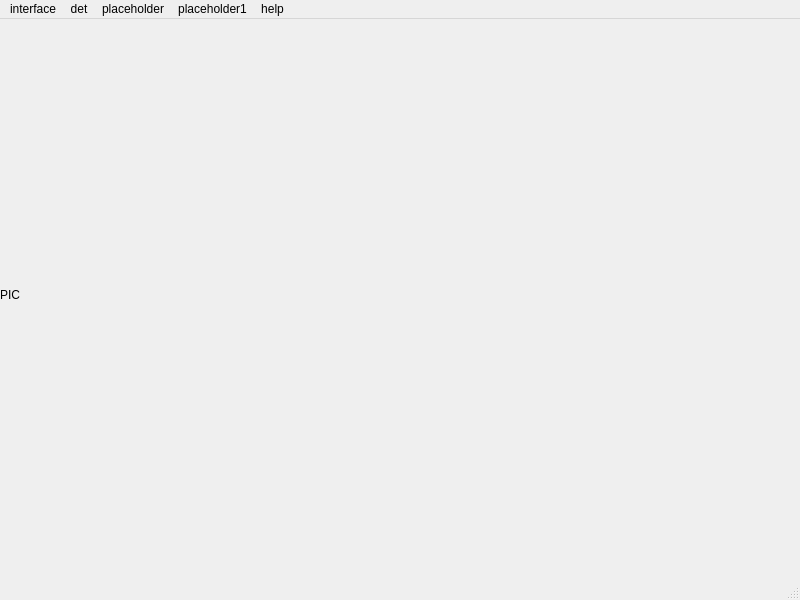
<?xml version="1.0" encoding="UTF-8"?>
<ui version="4.0">
 <class>MainWindow</class>
 <widget class="QMainWindow" name="MainWindow">
  <property name="geometry">
   <rect>
    <x>0</x>
    <y>0</y>
    <width>800</width>
    <height>600</height>
   </rect>
  </property>
  <property name="windowTitle">
   <string>MainWindow</string>
  </property>
  <widget class="QWidget" name="centralwidget">
   <widget class="QLabel" name="label">
    <property name="geometry">
     <rect>
      <x>0</x>
      <y>0</y>
      <width>801</width>
      <height>551</height>
     </rect>
    </property>
    <property name="text">
     <string>PIC</string>
    </property>
   </widget>
  </widget>
  <widget class="QMenuBar" name="menubar">
   <property name="geometry">
    <rect>
     <x>0</x>
     <y>0</y>
     <width>800</width>
     <height>22</height>
    </rect>
   </property>
   <widget class="QMenu" name="menuinterface">
    <property name="title">
     <string>interface</string>
    </property>
    <addaction name="actionpic"/>
    <addaction name="actionvideo"/>
    <addaction name="actionfolder"/>
    <addaction name="actiontxt"/>
   </widget>
   <widget class="QMenu" name="menudet">
    <property name="title">
     <string>det</string>
    </property>
    <addaction name="actiondet"/>
    <addaction name="actionyolov4"/>
    <addaction name="actionyolov5"/>
   </widget>
   <widget class="QMenu" name="menuplaceholder">
    <property name="title">
     <string>placeholder</string>
    </property>
    <addaction name="action1"/>
    <addaction name="action2"/>
    <addaction name="action3"/>
    <addaction name="action4"/>
   </widget>
   <widget class="QMenu" name="menuplaceholder1">
    <property name="title">
     <string>placeholder1</string>
    </property>
    <addaction name="action1_2"/>
    <addaction name="action2_2"/>
    <addaction name="action3_2"/>
    <addaction name="action4_2"/>
    <addaction name="action5"/>
    <addaction name="action6"/>
   </widget>
   <widget class="QMenu" name="menuhelp">
    <property name="title">
     <string>help</string>
    </property>
    <addaction name="actionabout"/>
   </widget>
   <addaction name="menuinterface"/>
   <addaction name="menudet"/>
   <addaction name="menuplaceholder"/>
   <addaction name="menuplaceholder1"/>
   <addaction name="menuhelp"/>
  </widget>
  <widget class="QStatusBar" name="statusbar"/>
  <action name="actionpic">
   <property name="text">
    <string>pic</string>
   </property>
  </action>
  <action name="actionvideo">
   <property name="text">
    <string>video</string>
   </property>
  </action>
  <action name="actionfolder">
   <property name="text">
    <string>folder</string>
   </property>
  </action>
  <action name="actiontxt">
   <property name="text">
    <string>txt</string>
   </property>
  </action>
  <action name="actionexit">
   <property name="text">
    <string>exit</string>
   </property>
  </action>
  <action name="actiondet">
   <property name="text">
    <string>yolov3</string>
   </property>
  </action>
  <action name="actionyolov4">
   <property name="text">
    <string>yolov4</string>
   </property>
  </action>
  <action name="actionyolov5">
   <property name="text">
    <string>yolov5</string>
   </property>
  </action>
  <action name="actiontrr">
   <property name="text">
    <string>trr</string>
   </property>
  </action>
  <action name="actiontrrr">
   <property name="text">
    <string>trrr</string>
   </property>
  </action>
  <action name="action1">
   <property name="text">
    <string>1</string>
   </property>
  </action>
  <action name="action2">
   <property name="text">
    <string>2</string>
   </property>
  </action>
  <action name="action3">
   <property name="text">
    <string>3</string>
   </property>
  </action>
  <action name="action4">
   <property name="text">
    <string>4</string>
   </property>
  </action>
  <action name="action1_2">
   <property name="text">
    <string>1</string>
   </property>
  </action>
  <action name="action2_2">
   <property name="text">
    <string>2</string>
   </property>
  </action>
  <action name="action3_2">
   <property name="text">
    <string>3</string>
   </property>
  </action>
  <action name="action4_2">
   <property name="text">
    <string>4</string>
   </property>
  </action>
  <action name="action5">
   <property name="text">
    <string>5</string>
   </property>
  </action>
  <action name="action6">
   <property name="text">
    <string>6</string>
   </property>
  </action>
  <action name="actionabout">
   <property name="text">
    <string>about</string>
   </property>
  </action>
 </widget>
 <resources/>
 <connections/>
</ui>
